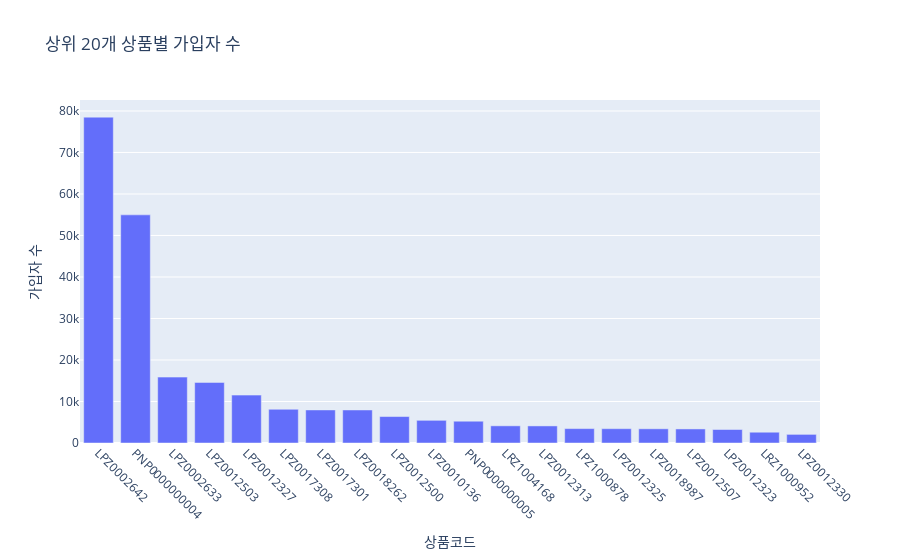
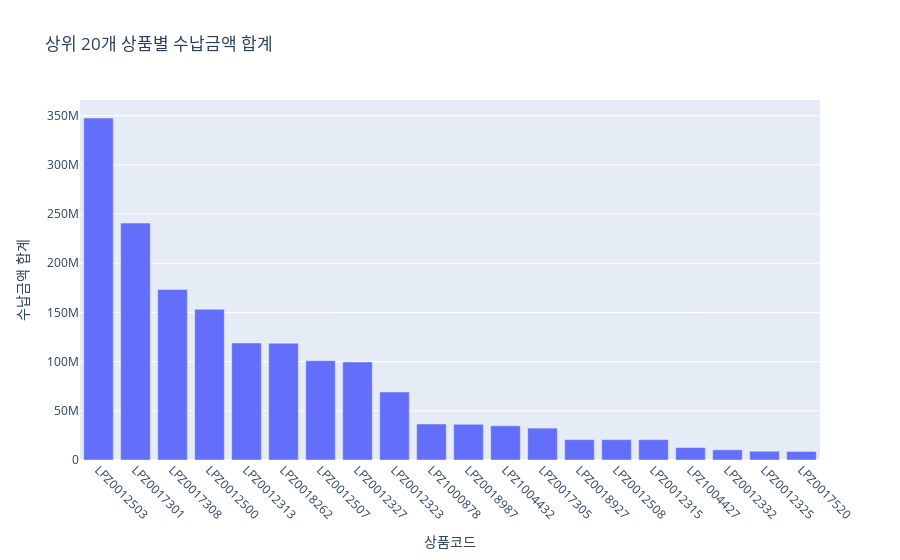
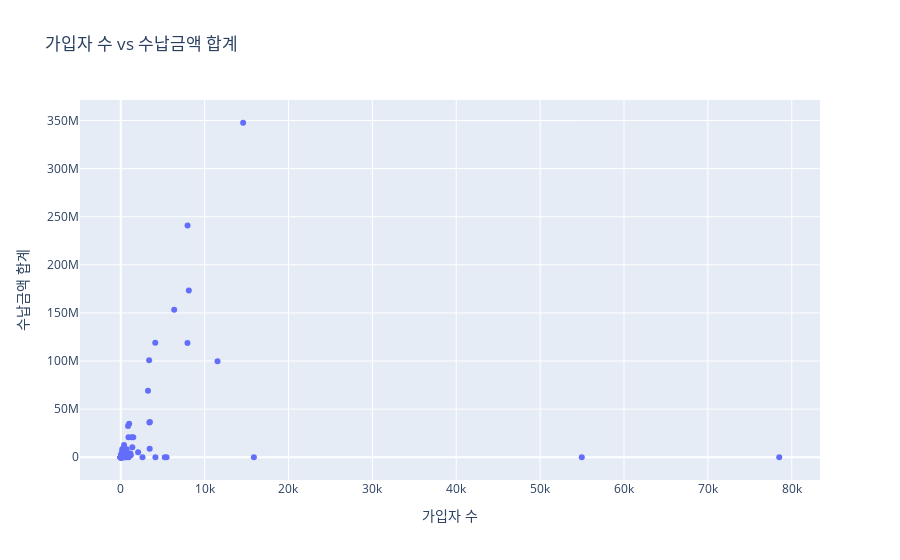

The notebook cell these images were saved under, in order:
### Code cell
# Plotly 인터랙티브 차트
print("\n📊 Plotly 인터랙티브 차트 생성")
print("=" * 50)

if 'MVNO상품코드' in df_entr.columns:
    # 1. 가입자 수 기준 상위 20개 상품
    top_20_products = product_stats.nlargest(20, '가입자수').reset_index()
    
    fig1 = px.bar(
        top_20_products, 
        x='MVNO상품코드', 
        y='가입자수',
        title='상위 20개 상품별 가입자 수',
        labels={'가입자수': '가입자 수', 'MVNO상품코드': '상품코드'}
    )
    fig1.update_xaxes(tickangle=45)
    fig1.show()
    
    # 2. 수납금액 합계 기준 상위 20개 상품
    top_20_revenue = product_stats.nlargest(20, '수납금액_합계').reset_index()
    
    fig2 = px.bar(
        top_20_revenue, 
        x='MVNO상품코드', 
        y='수납금액_합계',
        title='상위 20개 상품별 수납금액 합계',
        labels={'수납금액_합계': '수납금액 합계', 'MVNO상품코드': '상품코드'}
    )
    fig2.update_xaxes(tickangle=45)
    fig2.show()
    
    # 3. 가입자 수 vs 수납금액 산점도 (인터랙티브)
    fig3 = px.scatter(
        product_stats.reset_index(),
        x='가입자수',
        y='수납금액_합계',
        hover_data=['MVNO상품코드', '수납금액_평균'],
        title='가입자 수 vs 수납금액 합계',
        labels={'가입자수': '가입자 수', '수납금액_합계': '수납금액 합계'}
    )
    fig3.show()
    
    print("✅ Plotly 차트 생성 완료!")

### Figure 1 — Plotly figure (JSON) as saved in the notebook; plotly's stock layout.template omitted (floating-point values rounded to 4 significant figures)
{"data": [{"hovertemplate": "상품코드=%{x}<br>가입자 수=%{y}<extra></extra>", "legendgroup": "", "marker": {"color": "#636efa", "pattern": {"shape": ""}}, "name": "", "orientation": "v", "showlegend": false, "textposition": "auto", "type": "bar", "x": ["LPZ0002642", "PNP0000000004", "LPZ0002633", "LPZ0012503", "LPZ0012327", "LPZ0017308", "LPZ0017301", "LPZ0018262", "LPZ0012500", "LPZ0010136", "PNP0000000005", "LRZ1004168", "LPZ0012313", "LPZ1000878", "LPZ0012325", "LPZ0018987", "LPZ0012507", "LPZ0012323", "LRZ1000952", "LPZ0012330"], "xaxis": "x", "y": [78510, 54967, 15876, 14594, 11539, 8118, 7967, 7957, 6372, 5464, 5247, 4138, 4115, 3470, 3449, 3418, 3386, 3250, 2598, 2076], "yaxis": "y"}], "layout": {"barmode": "relative", "legend": {"tracegroupgap": 0}, "title": {"text": "상위 20개 상품별 가입자 수"}, "xaxis": {"anchor": "y", "domain": [0, 1], "tickangle": 45, "title": {"text": "상품코드"}}, "yaxis": {"anchor": "x", "domain": [0, 1], "title": {"text": "가입자 수"}}}}

### Figure 2 — Plotly figure (JSON) as saved in the notebook; plotly's stock layout.template omitted (floating-point values rounded to 4 significant figures)
{"data": [{"hovertemplate": "상품코드=%{x}<br>수납금액 합계=%{y}<extra></extra>", "legendgroup": "", "marker": {"color": "#636efa", "pattern": {"shape": ""}}, "name": "", "orientation": "v", "showlegend": false, "textposition": "auto", "type": "bar", "x": ["LPZ0012503", "LPZ0017301", "LPZ0017308", "LPZ0012500", "LPZ0012313", "LPZ0018262", "LPZ0012507", "LPZ0012327", "LPZ0012323", "LPZ1000878", "LPZ0018987", "LPZ1004432", "LPZ0017305", "LPZ0018927", "LPZ0012508", "LPZ0012315", "LPZ1004427", "LPZ0012332", "LPZ0012325", "LPZ0017520"], "xaxis": "x", "y": [347700000.0, 240800000.0, 173400000.0, 153200000.0, 119000000.0, 118700000.0, 101000000.0, 99690000.0, 69110000.0, 36660000.0, 36220000.0, 34760000.0, 32430000.0, 20700000.0, 20680000.0, 20670000.0, 12610000.0, 10350000.0, 8908000.0, 8664000.0], "yaxis": "y"}], "layout": {"barmode": "relative", "legend": {"tracegroupgap": 0}, "title": {"text": "상위 20개 상품별 수납금액 합계"}, "xaxis": {"anchor": "y", "domain": [0, 1], "tickangle": 45, "title": {"text": "상품코드"}}, "yaxis": {"anchor": "x", "domain": [0, 1], "title": {"text": "수납금액 합계"}}}}

### Figure 3 — Plotly figure (JSON) as saved in the notebook; plotly's stock layout.template omitted (floating-point values rounded to 4 significant figures; data arrays with more than 128 entries replaced by an {"elided": "..."} marker saying what was removed)
{"data": [{"customdata": {"elided": "138x2 mixed values"}, "hovertemplate": "가입자 수=%{x}<br>수납금액 합계=%{y}<br>MVNO상품코드=%{customdata[0]}<br>수납금액_평균=%{customdata[1]}<extra></extra>", "legendgroup": "", "marker": {"color": "#636efa", "symbol": "circle"}, "mode": "markers", "name": "", "orientation": "v", "showlegend": false, "type": "scatter", "x": {"elided": "138 int values"}, "xaxis": "x", "y": {"elided": "138 float values"}, "yaxis": "y"}], "layout": {"legend": {"tracegroupgap": 0}, "title": {"text": "가입자 수 vs 수납금액 합계"}, "xaxis": {"anchor": "y", "domain": [0, 1], "title": {"text": "가입자 수"}}, "yaxis": {"anchor": "x", "domain": [0, 1], "title": {"text": "수납금액 합계"}}}}
